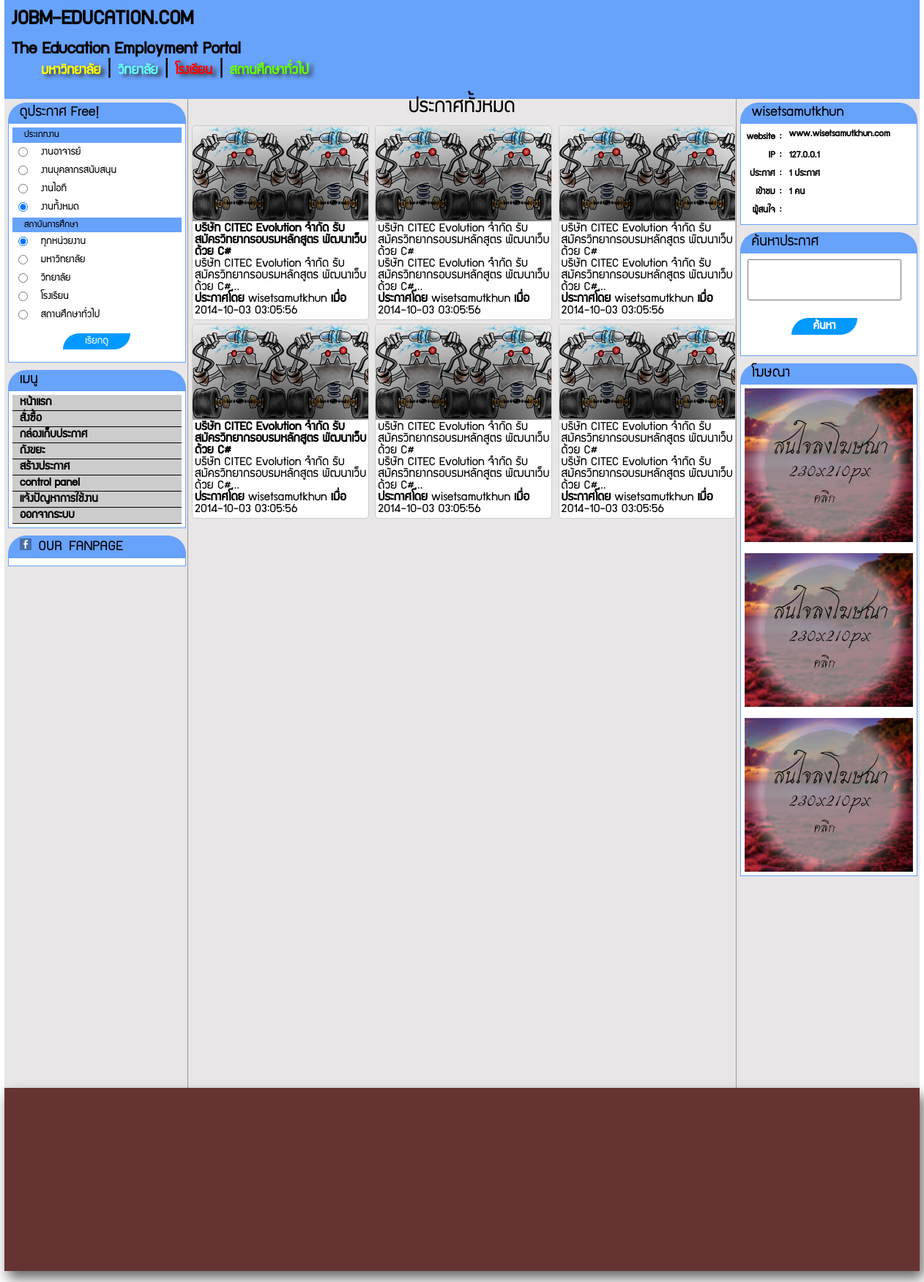
/ (signed in), run on the app's committed database.
### tables this page shows
CREATE TABLE `annoucement` (
  `ANN_ID` int(13) NOT NULL auto_increment,
  `ANN_CODE` varchar(25) NOT NULL,
  `ANN_KEYWORD` text NOT NULL,
  `ANN_TITLE` text NOT NULL,
  `ANN_SHORT_DESCRIBE` text NOT NULL,
  `ANN_DESCRIBE` text NOT NULL,
  `ANN_EDU_LEVEL` varchar(25) NOT NULL,
  `ANN_JOB_TYPE` varchar(25) NOT NULL,
  `ANN_TRASH_STATUS` enum('0','1','2','3','4') NOT NULL default '0',
  `ANN_IMG` text,
  `ANN_USER_CODE` varchar(25) NOT NULL,
  `ANN_DATE` datetime NOT NULL,
  PRIMARY KEY  (`ANN_ID`)
);

CREATE TABLE `tb_user` (
  `USER_ID` int(25) NOT NULL auto_increment,
  `USER_CODE` varchar(25) NOT NULL,
  `USER_LEVEL` enum('1','2','3','4') NOT NULL default '4' COMMENT '1 = hightest admin, 2 = ? , 3 = ? , 4 = general user',
  `USER_NAME` varchar(50) NOT NULL,
  `USER_LASTNAME` varchar(50) NOT NULL,
  `USER_PASSWORD` varchar(100) NOT NULL,
  `USER_EMAIL` varchar(60) NOT NULL,
  `USER_TEL` varchar(30) NOT NULL,
  `USER_OFFICE_TEL` varchar(30) NOT NULL,
  `USER_ORG_NAME` varchar(255) NOT NULL,
  `USER_ADDRESS` text NOT NULL,
  `USER_WEBSITE` varchar(255) NOT NULL,
  `USER_DATE` datetime NOT NULL,
  `USER_CONFIRM_CODE` varchar(50) NOT NULL,
  `USER_CONFIRM_DATE` datetime default NULL,
  `USER_CONFIRM_STATUS` enum('2','1','0') NOT NULL default '0' COMMENT '0 = Not confirm yet, ''1'' = confirmed and not purchase yet , ''2'' = confirm success and puchased',
  PRIMARY KEY  (`USER_ID`)
);

### lib/lib.inc.php (called while the page is built, shortened)
<?php
	function DBConnect(){
		$connect = mysql_connect(HOST,USR,PWD) or die("Cannot connect to host");
		return $connect;
	}
	function DBClose(){
		return true;
	}
	function DBQuery($SQL = ""){
		$response = mysql_query($SQL) or die(mysql_error() . "<br/>[$SQL]");
		return $response;
	}
	function DBNumRow($response){
		$result = mysql_num_rows($response);
		return $result;
	}
	function DBResult($response,$row,$field){
		$result = mysql_result($response,$row,$field);
		return $result;
	}
	function DBFetch($response){
		$result = mysql_fetch_array($response);
		return $result;
	}
	function HightLight($str,$find,$cls="",$color="yellow"){
		$hili = "<span style=\"background-color:$color;\" class=\"$cls\">$find</span>";
		return str_ireplace($find,$hili,$str);
	}
?>

### content.php (the view, shortened to what this page needs)
<?php
	if(isset($_POST['type_work']) && isset($_POST['type_org'])){
		$type_work = $_POST['type_work'];
		$type_org = $_POST['type_org'];
		$type = $type_work != 'งานทั้งหมด' ? "TYPE.JOB_TYPE_NAME = '$type_work' AND " : "TYPE.JOB_TYPE_NAME >= '1' AND ";
		$edu = $type_org != 'ทุกหน่วยงาน' ? "EDU.EDU_LEVEL_NAME = '$type_org' " : "EDU.EDU_LEVEL_NAME >= '1' ";
		$SQL = "SELECT ANN.*,TYPE.*,EDU.*,USR.* FROM annoucement ANN
				LEFT JOIN job_type TYPE ON(TYPE.JOB_TYPE_CODE = ANN.ANN_JOB_TYPE)
				LEFT JOIN edu_level EDU ON(EDU.EDU_LEVEL_CODE = ANN.ANN_EDU_LEVEL)
				LEFT JOIN tb_user USR ON(USR.USER_CODE = ANN.ANN_USER_CODE)
				WHERE $type $edu  AND ANN.ANN_TRASH_STATUS = '0'
				ORDER BY ANN.ANN_CODE DESC ";
		$title = "ประกาศ$type_work ของ $type_org";
	}else{
		$search = "";
		$SQL = "SELECT ANN.*,TYPE.*,EDU.*,USR.* FROM annoucement ANN
				LEFT JOIN job_type TYPE ON(TYPE.JOB_TYPE_CODE = ANN.ANN_JOB_TYPE)
				LEFT JOIN edu_level EDU ON(EDU.EDU_LEVEL_CODE = ANN.ANN_EDU_LEVEL)
				LEFT JOIN tb_user USR ON(USR.USER_CODE = ANN.ANN_USER_CODE)
				WHERE ANN.ANN_TRASH_STATUS = '0'
				ORDER BY ANN.ANN_CODE DESC ";
		$title = "ประกาศทั้งหมด";
	}
	$SQL .= " LIMIT 0,30;";
?>
	<div align="center"><?=$title;?></div>
    <div align="left">
<?php
	$response = DBQuery($SQL);
	while($re = DBFetch($response)){
?>
	<div class="wrap-block normal-text">
    	<div class="sub-wrap-block">
            <div class="shade-block"></div>
            <div class="figure-block"></div>
            <div class="desc-block">
                <b><a href="javascript:" onClick="showContent('showpage.php?Node=show_annoucement&id=<?="{$re['ANN_CODE']}";?>');" ><?=HightLight(stripslashes("{$re['ANN_TITLE']}"),stripslashes($search),"parent-size");?></a></b><br>
                <a href="javascript:" onClick="showContent('showpage.php?Node=show_annoucement&id=<?="{$re['ANN_CODE']}";?>');" ><?=HightLight(stripslashes("{$re['ANN_SHORT_DESCRIBE']}..."),stripslashes($search),"parent-size");?><br /><?="<b>ประกาศโดย</b> {$re['USER_ORG_NAME']} <b>เมื่อ</b> {$re['ANN_DATE']}";?></a><br>
			</div>
        </div>
    	<div class="sub-wrap-block">
            <div class="shade-block"></div>
            <div class="figure-block"></div>
            <div class="desc-block">
                <b><a href="javascript:" onClick="showContent('showpage.php?Node=show_annoucement&id=<?="{$re['ANN_CODE']}";?>');" ><?=HightLight(stripslashes("{$re['ANN_TITLE']}"),stripslashes($search),"parent-size");?></a></b><br>
                <a href="javascript:" onClick="showContent('showpage.php?Node=show_annoucement&id=<?="{$re['ANN_CODE']}";?>');" ><?=HightLight(stripslashes("{$re['ANN_SHORT_DESCRIBE']}..."),stripslashes($search),"parent-size");?><br /><?="<b>ประกาศโดย</b> {$re['USER_ORG_NAME']} <b>เมื่อ</b> {$re['ANN_DATE']}";?></a><br>
			</div>
        </div>
    </div>
	<div class="wrap-block normal-text">
    	<div class="sub-wrap-block">
            <div class="shade-block"></div>
            <div class="figure-block"></div>
            <div class="desc-block">
                <a href="javascript:" onClick="showContent('showpage.php?Node=show_annoucement&id=<?="{$re['ANN_CODE']}";?>');" ><?=HightLight(stripslashes("{$re['ANN_TITLE']}"),stripslashes($search),"parent-size");?></a><br>
                <a href="javascript:" onClick="showContent('showpage.php?Node=show_annoucement&id=<?="{$re['ANN_CODE']}";?>');" ><?=HightLight(stripslashes("{$re['ANN_SHORT_DESCRIBE']}..."),stripslashes($search),"parent-size");?><br /><?="<b>ประกาศโดย</b> {$re['USER_ORG_NAME']} <b>เมื่อ</b> {$re['ANN_DATE']}";?></a><br>
			</div>
        </div>
    	<div class="sub-wrap-block">
            <div class="shade-block"></div>
            <div class="figure-block"></div>
            <div class="desc-block">
                <a href="javascript:" onClick="showContent('showpage.php?Node=show_annoucement&id=<?="{$re['ANN_CODE']}";?>');" ><?=HightLight(stripslashes("{$re['ANN_TITLE']}"),stripslashes($search),"parent-size");?></a><br>
                <a href="javascript:" onClick="showContent('showpage.php?Node=show_annoucement&id=<?="{$re['ANN_CODE']}";?>');" ><?=HightLight(stripslashes("{$re['ANN_SHORT_DESCRIBE']}..."),stripslashes($search),"parent-size");?><br /><?="<b>ประกาศโดย</b> {$re['USER_ORG_NAME']} <b>เมื่อ</b> {$re['ANN_DATE']}";?></a><br>
			</div>
        </div>
    </div>
	<div class="wrap-block normal-text">
    	<div class="sub-wrap-block">
            <div class="shade-block"></div>
            <div class="figure-block"></div>
            <div class="desc-block">
                <a href="javascript:" onClick="showContent('showpage.php?Node=show_annoucement&id=<?="{$re['ANN_CODE']}";?>');" ><?=HightLight(stripslashes("{$re['ANN_TITLE']}"),stripslashes($search),"parent-size");?></a><br>
                <a href="javascript:" onClick="showContent('showpage.php?Node=show_annoucement&id=<?="{$re['ANN_CODE']}";?>');" ><?=HightLight(stripslashes("{$re['ANN_SHORT_DESCRIBE']}..."),stripslashes($search),"parent-size");?><br /><?="<b>ประกาศโดย</b> {$re['USER_ORG_NAME']} <b>เมื่อ</b> {$re['ANN_DATE']}";?></a><br>
			</div>
        </div>
    	<div class="sub-wrap-block">
            <div class="shade-block"></div>
            <div class="figure-block"></div>
            <div class="desc-block">
                <a href="javascript:" onClick="showContent('showpage.php?Node=show_annoucement&id=<?="{$re['ANN_CODE']}";?>');" ><?=HightLight(stripslashes("{$re['ANN_TITLE']}"),stripslashes($search),"parent-size");?></a><br>
                <a href="javascript:" onClick="showContent('showpage.php?Node=show_annoucement&id=<?="{$re['ANN_CODE']}";?>');" ><?=HightLight(stripslashes("{$re['ANN_SHORT_DESCRIBE']}..."),stripslashes($search),"parent-size");?><br /><?="<b>ประกาศโดย</b> {$re['USER_ORG_NAME']} <b>เมื่อ</b> {$re['ANN_DATE']}";?></a><br>
			</div>
        </div>
    </div>
   <?php } ?>
	</div>

### user_info.php (shortened to what this page needs)
<?php
	$code = $_SESSION['ajuser']['code'];
	$SQL = "SELECT USR.*, ANN.ANN_CODE, ANN.ANN_USER_CODE, ANN.ANN_DATE
			FROM tb_user USR
			LEFT JOIN annoucement ANN ON(ANN.ANN_USER_CODE = USR.USER_CODE)
			WHERE USR.USER_CODE = '$code'
			ORDER BY ANN.ANN_DATE DESC;";
	$response = DBQuery($SQL);
	$count = number_format(DBNumRow($response),0,'.',',');
	$website = DBResult($response,0,"USER_WEBSITE");
	$USER_CODE = DBResult($response,0,"USER_CODE");
	$SQL = "SELECT * FROM view_annoucement WHERE VIEW_USER_CODE = '$USER_CODE';";
	$view = DBNumRow(DBQuery($SQL));
?>
 <div class="block">
	<div class="head-block first"><?=$_SESSION['ajuser']['name'];?></div>
    <div class="content-block menu-side">
      <table width="100%" border="0" align="center" class="normal-text" style="font-size:0.65em;">
            <tr>
              <td width="5%" align="right" valign="middle"><strong >website&nbsp;:&nbsp;</strong></td>
              <td width="95%" valign="middle" class="user-info-web"><a href="#" onClick="javascript: hyperlink('http://<?=$website;?>');" title="<?=$website;?>"><?=substr($website,0,35);?></a></td>
            </tr>
            <tr>
              <td align="right" valign="middle"><strong>IP&nbsp;:&nbsp;</strong></td>
              <td valign="middle"><?=$_SERVER['REMOTE_ADDR'];?></td>
            </tr>
            <tr>
              <td align="right" valign="middle"><strong>ประกาศ&nbsp;:&nbsp;</strong></td>
              <td valign="middle"><?="$count ประกาศ";?></td>
            </tr>
            <tr>
              <td align="right" valign="middle"><strong>เข้าชม&nbsp;:&nbsp;</strong></td>
              <td valign="middle"><?="$view คน";?></td>
            </tr>
            <tr>
              <td align="right" valign="middle"><strong>ผู้สนใจ&nbsp;:&nbsp;</strong></td>
              <td valign="middle">&nbsp;</td>
            </tr>
          </table>
    </div>
 </div>

### css/academic_job_style.css (style rules this page uses)
.wrap-block { position:relative; width:auto; height:auto; display:inline-table; margin:5px -5px 5px 5px; }
.sub-wrap-block { position:relative; background-color:white; width:240px; height:auto; margin:5px 0px 5px 0px; display:table; overflow:hidden; border:1px solid #CCC; border-radius:5px 5px 5px 5px; transition-property:box-shadow, border-radius, opacity; transition-duration:0.6s,0.2s,0.6s; transition-timing-function:ease,linear,ease; transition-delay:0s,0s,0s; }
.figure-block { position:relative; width:100%; height:130px; background:url(../images/robot-network-icon.png); }
.shade-block { position:absolute; width:100%; height:100%; background-color:; z-index:50; margin-top:130px; box-shadow:0px -60px 136px black; }
.desc-block { position:relative; padding:3px 30px 3px 3px; width:98%; height:auto; z-index:55; }
.user-info-web { position:absolute; width:155px; word-wrap:break-word; line-height:1em; }
.block { position:relative; display:inline-table; margin:5px 5px 5px 5px; width:97%; }
.head-block { position:relative; display:block; font-size:0.7em; line-height:1em; text-indent:10px; background-color:#67a2fb; text-align:left; padding:3px 3px 3px 5px; border-top:thin #67a2fb solid; border-left:thin #67a2fb solid; border-right:thin #67a2fb solid; }
.content-block { background-color:white; position:relative; display:block; font-size:0.5em; border:thin #67a2fb solid; padding:5px 5px 5px 5px; height:auto; text-align:left; line-height:1em; text-indent:10px; }
.menu-side { font-size:0.7em !important; font-weight:bolder; }
.normal-text { font-size:0.6em; }
a { color:black; text-decoration:none; }
body { background-attachment:fixed; background-position:top; background-repeat:repeat-y; background-color:white; margin:0; padding:0; }
body,span { font-size:30px; font-family:"supermarket"; }
.first { -webkit-border-top-right-radius: 25px; -moz-border-radius-topright: 25px; border-top-right-radius: 25px; -webkit-border-top-left-radius: 25px; -moz-border-radius-topleft: 25px; border-top-left-radius: 25px; }

### data on the page
annoucement: ANN_TITLE "บริษัท CITEC Evolution จำกัด รับสมัครวิทยากรอบรมหลักสูตร พัฒนาเว็บด้วย C#", ANN_SHORT_DESCRIBE "บริษัท CITEC Evolution จำกัด รับสมัครวิทยากรอบรมหลักสูตร พัฒนาเว็บด้วย C#...", tb_user.USER_ORG_NAME "wisetsamutkhun", ANN_DATE "2014-10-03 03:05:56"
tb_user: USER_WEBSITE "www.wisetsamutkhun.com"

### other printed values
$title "ประกาศทั้งหมด"
$_SESSION['ajuser']['name'] "wisetsamutkhun"
$_SERVER['REMOTE_ADDR'] "127.0.0.1"
$count "1"
$view "1"
